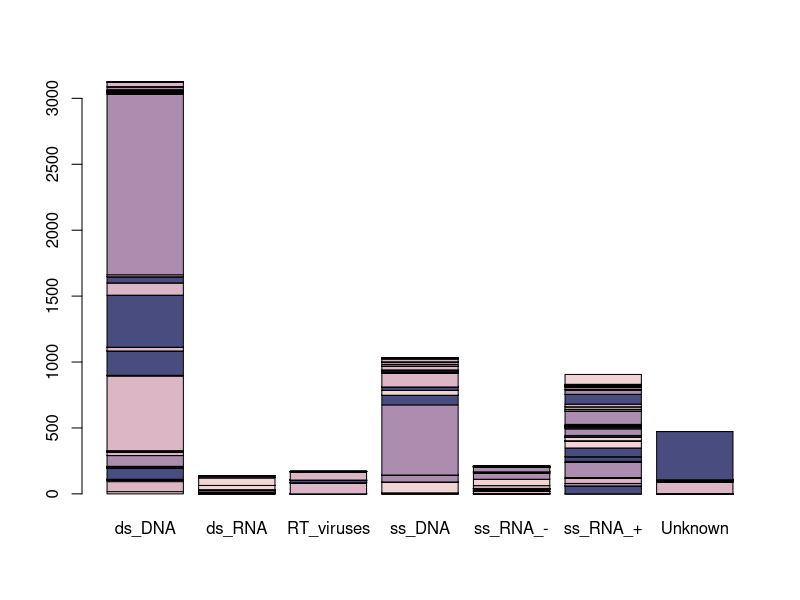

Here is the R script that generated this plot:
# File with Baltimore info
setwd('~/Projects/ovrf-review/data/Baltimore')
virus <- read.csv('species_file_baltimore2.csv')


#stacked bar plot
more_than_zero <- subset(virus, n.overlaps > 0)
pal <- c("#f1d4d4", "#ddb6c6", "#ac8daf", "#484c7f")
counts <- table(more_than_zero$family, more_than_zero$baltimore.class)
barplot(counts, col = pal)

#Stores the Column names in l, so we can iterate column by column
l <- dimnames(counts)[[2]]

#Applies a function to every member of some list 
#(ie. Takes inputs from l, and does the same thing, with each col heading)
blah <- lapply(l, function(i){
  #Get counts given the header
  x <- counts[,i]
  #Get the largest three counts
  pos <- tail(order(x),3)
  #Get the family names of those three counts
  family <- names(x[pos])
  return(family)
})

specific_fam <- blah[[2]][3]
counts[specific_fam,]




# Ridgeplot
subset1 <- subset(virus, n.overlaps == 0)
subset2 <- subset(virus, n.overlaps == 1)
subset3 <- subset(virus, n.overlaps == 2)
subset4 <- subset(virus, n.overlaps == 3)
subset5 <- subset(virus, n.overlaps == 4)
subset6 <- subset(virus, n.overlaps == 5)
subset7 <- subset(virus, n.overlaps == 6)
subset8 <- subset(virus, n.overlaps == 7)
subset9 <- subset(virus, n.overlaps == 8)
subset10 <- subset(virus, n.overlaps == 9)
subset11 <- subset(virus, 10 < n.overlaps & n.overlaps <= 50)
subset12 <- subset(virus, 50<n.overlaps & n.overlaps<=100)
subset13 <- subset(virus, 100<n.overlaps & n.overlaps<=500)
subset14 <- subset(virus, 500<n.overlaps)

matrix_overlap <- matrix(c(dim(subset1)[1], dim(subset2)[1], dim(subset3)[1], dim(subset4)[1], dim(subset5)[1], dim(subset6)[1], 
                           dim(subset7)[1], dim(subset8)[1], dim(subset9)[1], dim(subset10)[1], dim(subset11)[1], dim(subset12)[1], dim(subset13)[1], dim(subset14)[1]),
                         ncol = 14)
